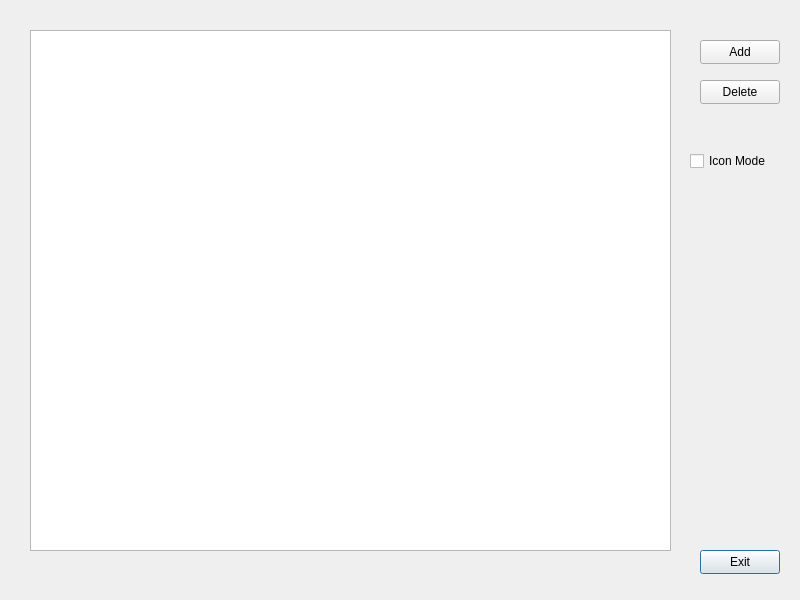
<?xml version="1.0" encoding="UTF-8"?>
<ui version="4.0">
 <class>TaskTwo</class>
 <widget class="QDialog" name="TaskTwo">
  <property name="geometry">
   <rect>
    <x>0</x>
    <y>0</y>
    <width>800</width>
    <height>600</height>
   </rect>
  </property>
  <property name="windowTitle">
   <string>Dialog</string>
  </property>
  <widget class="QPushButton" name="exitPushButton">
   <property name="geometry">
    <rect>
     <x>700</x>
     <y>550</y>
     <width>80</width>
     <height>24</height>
    </rect>
   </property>
   <property name="text">
    <string>Exit</string>
   </property>
  </widget>
  <widget class="QPushButton" name="addPushButton">
   <property name="geometry">
    <rect>
     <x>700</x>
     <y>40</y>
     <width>80</width>
     <height>24</height>
    </rect>
   </property>
   <property name="text">
    <string>Add</string>
   </property>
  </widget>
  <widget class="QPushButton" name="deletePushButton">
   <property name="geometry">
    <rect>
     <x>700</x>
     <y>80</y>
     <width>80</width>
     <height>24</height>
    </rect>
   </property>
   <property name="text">
    <string>Delete</string>
   </property>
  </widget>
  <widget class="QCheckBox" name="iconModeCheckBox">
   <property name="geometry">
    <rect>
     <x>690</x>
     <y>150</y>
     <width>78</width>
     <height>22</height>
    </rect>
   </property>
   <property name="text">
    <string>Icon Mode</string>
   </property>
  </widget>
  <widget class="QListWidget" name="programmingLanguageListWidget">
   <property name="geometry">
    <rect>
     <x>30</x>
     <y>30</y>
     <width>641</width>
     <height>521</height>
    </rect>
   </property>
   <property name="dragEnabled">
    <bool>false</bool>
   </property>
   <property name="dragDropMode">
    <enum>QAbstractItemView::NoDragDrop</enum>
   </property>
  </widget>
 </widget>
 <resources/>
 <connections/>
</ui>
